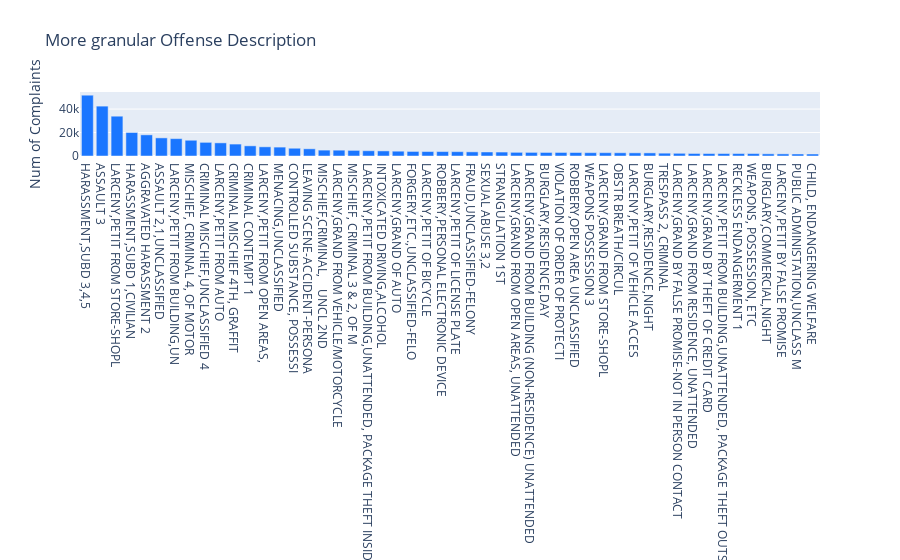

Here is the notebook cell this chart was saved with:
### Markdown cell above
# PD_DESC :(More granular than Offense Description)
Description of internal classification corresponding with PD code (More granular than Offense Description)
This category:subcategory relationship can help us work backwards from the PD_DESC to find the the correct OFNS_DESC for the problematic rows

### Code cell
df['countvar']=1

dfpd = df.groupby('PD_DESC',as_index=False).count()
dfpd = dfpd.sort_values('countvar',ascending= False)[['PD_DESC','countvar']][:50]
t1 = go.Bar(x=dfpd.PD_DESC.values,y=dfpd.countvar.values,marker_color='rgb(26, 118, 255)',textposition='outside')
layout = go.Layout(dict(title= "More granular Offense Description",yaxis=dict(title="Num of Complaints")))
data = [t1]
fig =go.Figure(data,layout)
iplot(fig)

### Figure 1 — Plotly figure (JSON) as saved in the notebook; plotly's stock layout.template omitted (floating-point values rounded to 4 significant figures)
{"data": [{"marker": {"color": "rgb(26, 118, 255)"}, "textposition": "outside", "type": "bar", "x": ["HARASSMENT,SUBD 3,4,5", "ASSAULT 3", "LARCENY,PETIT FROM STORE-SHOPL", "HARASSMENT,SUBD 1,CIVILIAN", "AGGRAVATED HARASSMENT 2", "ASSAULT 2,1,UNCLASSIFIED", "LARCENY,PETIT FROM BUILDING,UN", "MISCHIEF, CRIMINAL 4, OF MOTOR", "CRIMINAL MISCHIEF,UNCLASSIFIED 4", "LARCENY,PETIT FROM AUTO", "CRIMINAL MISCHIEF 4TH, GRAFFIT", "CRIMINAL CONTEMPT 1", "LARCENY,PETIT FROM OPEN AREAS,", "MENACING,UNCLASSIFIED", "CONTROLLED SUBSTANCE, POSSESSI", "LEAVING SCENE-ACCIDENT-PERSONA", "MISCHIEF,CRIMINAL,    UNCL 2ND", "LARCENY,GRAND FROM VEHICLE/MOTORCYCLE", "MISCHIEF, CRIMINAL 3 & 2, OF M", "LARCENY,PETIT FROM BUILDING,UNATTENDED, PACKAGE THEFT INSIDE", "INTOXICATED DRIVING,ALCOHOL", "LARCENY,GRAND OF AUTO", "FORGERY,ETC.,UNCLASSIFIED-FELO", "LARCENY,PETIT OF BICYCLE", "ROBBERY,PERSONAL ELECTRONIC DEVICE", "LARCENY,PETIT OF LICENSE PLATE", "FRAUD,UNCLASSIFIED-FELONY", "SEXUAL ABUSE 3,2", "STRANGULATION 1ST", "LARCENY,GRAND FROM OPEN AREAS, UNATTENDED", "LARCENY,GRAND FROM BUILDING (NON-RESIDENCE) UNATTENDED", "BURGLARY,RESIDENCE,DAY", "VIOLATION OF ORDER OF PROTECTI", "ROBBERY,OPEN AREA UNCLASSIFIED", "WEAPONS POSSESSION 3", "LARCENY,GRAND FROM STORE-SHOPL", "OBSTR BREATH/CIRCUL", "LARCENY,PETIT OF VEHICLE ACCES", "BURGLARY,RESIDENCE,NIGHT", "TRESPASS 2, CRIMINAL", "LARCENY,GRAND BY FALSE PROMISE-NOT IN PERSON CONTACT", "LARCENY,GRAND FROM RESIDENCE, UNATTENDED", "LARCENY,GRAND BY THEFT OF CREDIT CARD", "LARCENY,PETIT FROM BUILDING,UNATTENDED, PACKAGE THEFT OUTSIDE", "RECKLESS ENDANGERMENT 1", "WEAPONS, POSSESSION, ETC", "BURGLARY,COMMERCIAL,NIGHT", "LARCENY,PETIT BY FALSE PROMISE", "PUBLIC ADMINISTATION,UNCLASS M", "CHILD, ENDANGERING WELFARE"], "y": [51805, 42490, 33916, 20012, 18026, 15443, 14798, 13417, 11629, 11189, 10163, 8661, 7824, 7581, 6613, 6129, 5022, 4969, 4772, 4483, 4335, 4102, 3873, 3799, 3775, 3701, 3529, 3424, 3358, 3121, 3070, 3013, 3007, 2974, 2833, 2831, 2741, 2683, 2639, 2401, 2301, 2146, 2104, 2099, 2089, 2071, 1850, 1798, 1721, 1702]}], "layout": {"title": {"text": "More granular Offense Description"}, "yaxis": {"title": {"text": "Num of Complaints"}}}}
